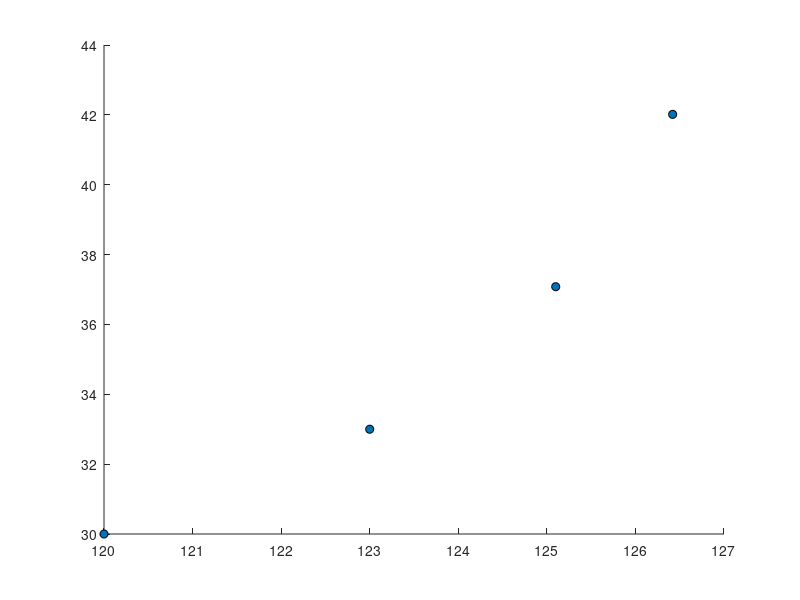

MATLAB code for this plot: (Note: this script raises an error after producing the figure.)
% Define the segments
segment1 = [
  120.0000   30.0000;
  123.0000   33.0000;
  125.1000   37.0800;
  126.4200   42.0140
];

segment2 = [
  126.4200   42.0140;
  129.9840   55.3358;
  127.8618   74.8833;
  122.4154   96.2080
];

segment3 = [
  122.4154   96.2080;
  116.0612  121.0869;
  105.1823  148.3849;
  93.5295  171.0382
];

segment4 = [
  93.5295  171.0382;
  85.3726  186.8955;
  76.8364  200.4768;
  69.2075  209.3594
];

segment5 = [
  69.2075  209.3594;
  66.2649  212.7855;
  63.4572  215.5126;
  60.8584  217.4016
];

segment6 = [
  60.8584  217.4016;
  60.5697  217.6115;
  60.2835  217.8110;
  60.0000  218.0000
];

% Combine segments into a cell array for easy iteration
segments = {segment1, segment2, segment3, segment4, segment5, segment6};

% Define original control points
controlPoints = [120.0,  30.0; 150, 60; 90.0, 198.0; 60.0, 218.0];

% Plot each segment
figure;
hold on;
colors = lines(length(segments)); % Get different colors for each segment

for i = 1:length(segments)
    seg = segments{i};
    % Plot the control points of the segment
    plot(seg(:,1), seg(:,2), 'o', 'MarkerFaceColor', colors(i,:), 'MarkerEdgeColor', 'k');
    % Plot the Bézier curve segment
    plotBezierSegment(seg, colors(i,:));
    % Plot the control polygon of the segment
    plot(seg(:,1), seg(:,2), '--', 'Color', colors(i,:));
    % Add title for each segment
    text(mean(seg(:,1)), mean(seg(:,2)), sprintf('Segment %d', i), 'Color', colors(i,:));
end

% Plot original control points
plot(controlPoints(:,1), controlPoints(:,2), 'ko', 'MarkerFaceColor', 'r');
plot(controlPoints(:,1), controlPoints(:,2), 'k--', 'LineWidth', 1);

title('Bézier Curve Splitted Segments with Original Control Points');
xlabel('X');
ylabel('Y');
axis equal;
hold off;


% Function to evaluate and plot Bézier curve segment
function plotBezierSegment(controlPoints, color)
    t = linspace(0, 1, 100);
    n = size(controlPoints, 1) - 1;
    bezierCurve = zeros(length(t), 2);
    for i = 0:n
        binomialCoeff = nchoosek(n, i);
        for j = 1:length(t)
            bezierCurve(j, :) = bezierCurve(j, :) + binomialCoeff * (1 - t(j))^(n - i) * t(j)^i * controlPoints(i + 1, :);
        end
    end
    plot(bezierCurve(:,1), bezierCurve(:,2), 'Color', color, 'LineWidth', 1.5);
end


